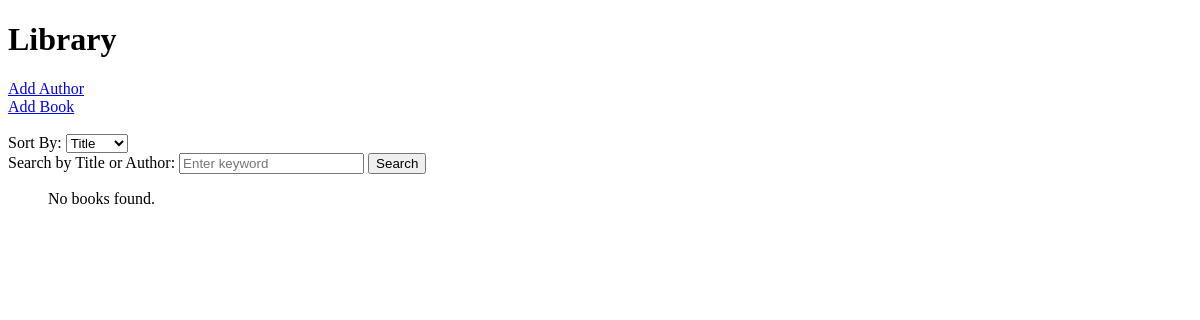
/, run on an earlier commit of the app's database.
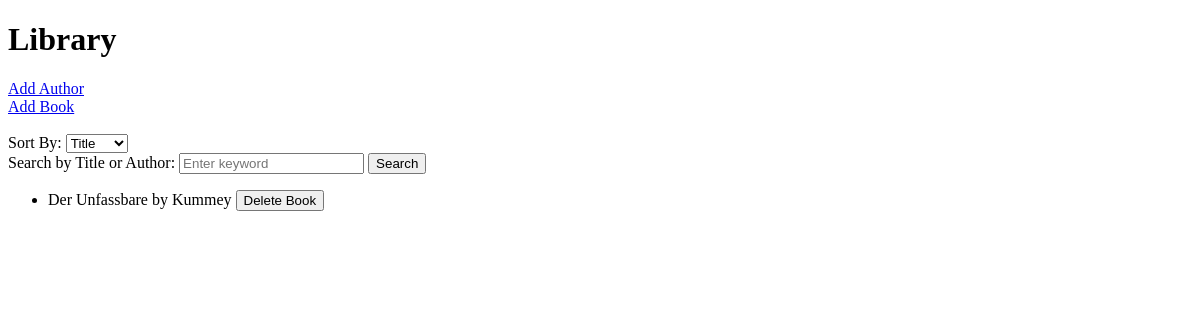
And on a later commit of the database.
### models/data_models.py (models this page shows, shortened)
class Book(db.Model):
    __tablename__ = "books"  # Table name in the database
    id = Column(Integer, primary_key=True, autoincrement=True)  # Auto-incrementing PK
    isbn = Column(String(13), nullable=False, unique=True)  # Unique ISBN field
    title = Column(String(200), nullable=False)
    publication_year = Column(Integer, nullable=False)
    author_id = Column(
        Integer, ForeignKey("authors.id"), nullable=False
    )  # FK to Author

class Author(db.Model):
    __tablename__ = "authors"  # Table name in the database
    id = Column(Integer, primary_key=True, autoincrement=True)  # Auto-incrementing PK
    name = Column(String(100), nullable=False)
    birth_date = Column(Date, nullable=True)
    date_of_death = Column(Date, nullable=True)
    books = db.relationship(
        "Book", backref="author", lazy=True
    )  # Relationship with Book

### app.py (the view)
@app.route("/")
def home():
    sort_by = request.args.get("sort_by", "title")  # Default to sorting by title
    keyword = request.args.get("keyword", "")  # Get the keyword search query
    if keyword:
        books = (
            Book.query.join(Author)
            .filter(
                (Book.title.ilike(f"%{keyword}%")) | (Author.name.ilike(f"%{keyword}%"))
            )
            .all()
        )
    else:
        if sort_by == "author":
            books = Book.query.join(Author).order_by(Author.name).all()
        else:
            books = Book.query.order_by(Book.title).all()
    return render_template("home.html", books=books)

### templates/home.html (shortened to what this page needs)
<!DOCTYPE html>
<html lang="en">
<head>
</head>
<body>
    <h1>Library</h1>
    <a href="{{ url_for('add_author') }}">Add Author</a><br>
    <a href="{{ url_for('add_book') }}">Add Book</a><br><br>
    <form method="GET" action="{{ url_for('home') }}">
        <label for="sort_by">Sort By:</label>
        <select name="sort_by" onchange="this.form.submit()">
            <option value="title" {% if request.args.get('sort_by') == 'title' %}selected{% endif %}>Title</option>
        </select>
    </form>
    <form method="GET" action="{{ url_for('home') }}">
        <label for="keyword">Search by Title or Author:</label>
        <input type="text" name="keyword" placeholder="Enter keyword">
        <button type="submit">Search</button>
    </form>
    <ul>
        {% if books %}
            {% for book in books %}
                <li>
                    {{ book.title }} by {{ book.author.name }}
                    <form action="{{ url_for('delete_book', book_id=book.id) }}" method="POST" style="display:inline;">
                        <button type="submit" onclick="return confirm('Are you sure you want to delete this book?');">Delete Book</button>
                    </form>
                </li>
            {% endfor %}
        {% else %}
            <p>No books found.</p>
        {% endif %}
    </ul>
</body>
</html>

What changed in the data, as far as the page shows it:
added Book: title "Der Unfassbare", author.name "Kummey"
Also different on the page:
text no longer shown: "No books found."
